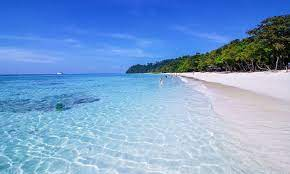
%> input picture Ex715_Psudo_Coloring/testImg.jpg, 290 x 174 px
$ octave M_78CS63112_LPF_ButterworthLPF.m   (GNU Octave 9; MATLAB toolbox functions it lacks are replaced by stand-ins)
%> lines starting %> are read from the running program, lines starting %| are printed output that depends on the picture
% M_78CS63112.m

% เขียนคำสั่ง Matlab เพื่อทำการปรับปรุงภาพในฟรีเคว็นซีโดเมน
% เพื่อทำการฟิลเตอร์ความถี่ ต่ำผ่านแบบ (i) อุดมคติ และ (2)
% บัตเตอร์เวิร์ท โดยที่ทรานส์เฟอร์ฟังก์ชันของฟิลเตอร์ความถี่ต่ำผ่านมีขนาด 256x256
% และความถี่คัตออฟเท่ากับ 64 หน่วย
clc
clear
[filename pathname] = uigetfile({'*.jpg';'*.png';'*.bmp'},'File Selector');
%> the answer given: Ex715_Psudo_Coloring/testImg.jpg
pathf = strcat(pathname, filename);
f = imread(pathf);
%> f is the input picture: size 174x290x3 uint8; mean R, G, B 122.2, 159.8, 207.4
% figure(1), subplot(3,1,1), imagesc(f), title("original");
figure(1), imshow(f), title("Original");

f = im2double(f);
%> f: size 174x290x3 double

% --------------------- LPF ----------------- %
F = fft2(f(:,:,1),64,64)
F = fftshift(F);

ct = [33 33];
H = zeros(64, 64);
for i=1:64
    for j=1:64
        if sqrt((i-ct(1))^2+(j-ct(2))^2)<10
            H(i,j)=1;
        end
    end
end

% subplot(3,1,2), surf(H), title("LPF")
figure(2), surf(H), title("LPF");

axis([0 63 0 63 0 1])
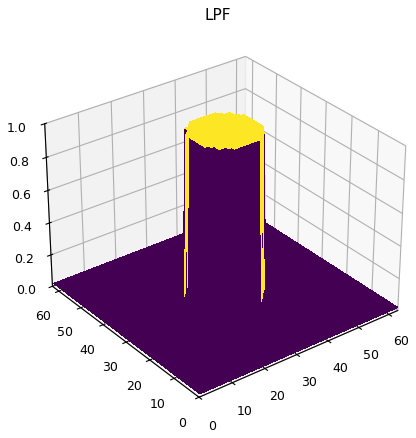
%> figure redrawn from the program's plot data
G = F.*H;
G = ifft2(G,64,64);
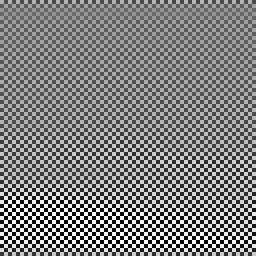
%> G: size 64x64 double (shown 4 times larger); min -0.567, max 0.567, mean -2.9e-18; drawn with min black and max white
G = abs(G);
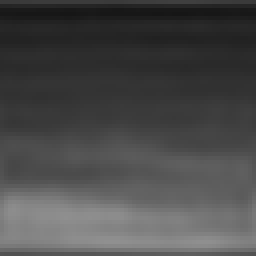
%> G: size 64x64 double (shown 4 times larger); min 0.0875, max 0.567, mean 0.29
G = mat2gray(G);
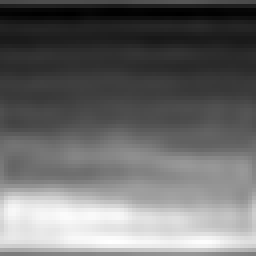
%> G: size 64x64 double (shown 4 times larger); min 0, max 1, mean 0.422
% subplot(3,1,3), imagesc(G);colormap('gray'), title("Image after Ideal LPF")
figure(3), imagesc(G);colormap(gray), title("Image after Ideal LPF");

% --------------------- Low  Butterworth LPF ----------------- %

% figure(2),subplot(3,1,1), imagesc(f), colormap(gray), title("Original")
% figure(4), imagesc(f), colormap('gray')

axis off
aa = im2double(f);
FF = fft2(aa(:,:,1), 256, 256);
FF = fftshift(FF);
ct = [64, 64];   % ความถี่คัตออฟเท่ากับ 64 หน่วย
mask = zeros(256, 256);
n = 6;
d0 = 50;
for i=1:256
    for j=1:256
        mask(i,j) = 1/(1+[sqrt((i-ct(1))^2+(j-ct(2))^2)/d0]^(2*n));
    end
end
% subplot(3,1,2), surf(mask), title("Butterworth LPF")
figure(4), surf(mask), title("Butterworth LPF");
%> after `title("Butterworth LPF")`:
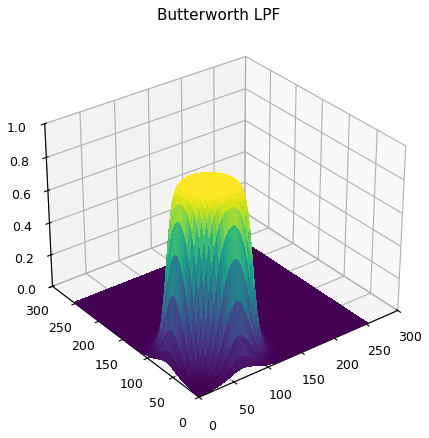
%> figure redrawn from the program's plot data

LL = FF.*mask;
pp = ifft2(LL, 256, 256);
output = abs(pp);
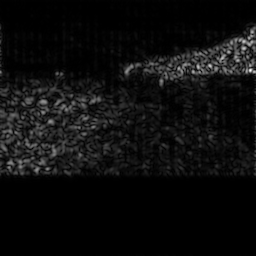
%> output: size 256x256 double; min 1.83e-07, max 0.102, mean 0.00539; drawn with min black and max white
% subplot(3,1,3), imagesc(output), colormap(gray), title("image after Butterworth LPF")
figure(5), imagesc(output), colormap(gray), title("Image after Butterworth LPF");
axis off
